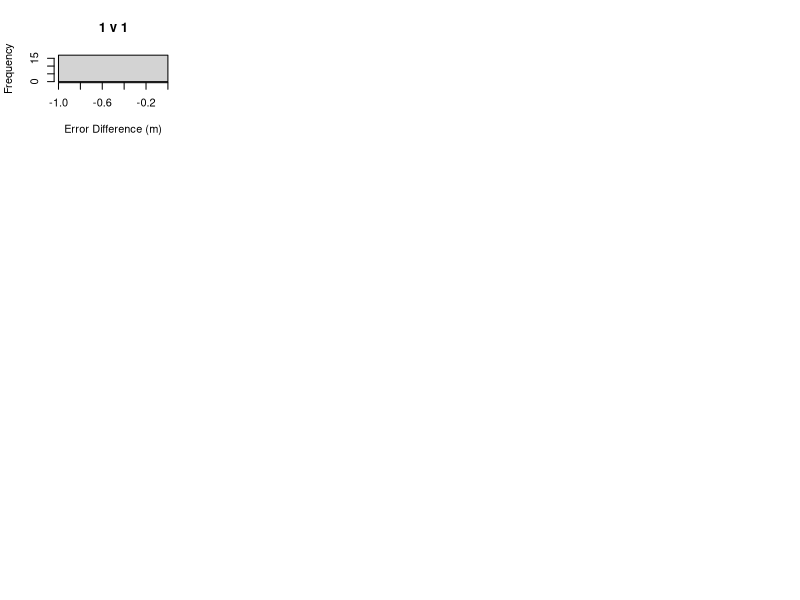

Reproduce this figure in R. (Note: this script raises an error after producing the figure.)
## ---- chunk 1
num_algorithms = 4
algorithm = list(num_algorithms)
algorithm[[1]] = read.csv("testresults1_NN.csv")
algorithm[[2]] = read.csv("testresults2_NN.csv")
algorithm[[3]] = read.csv("testresults3_NN.csv")
algorithm[[4]] = read.csv("testresults4_NN.csv")

#Statistics
for(floor in 0:2) {
  
  #Get the test cases on a certain floor for each algorithm
  floor_beac = list()
  for(i in 1:num_algorithms) {
    floor_beac[[i]] = algorithm[[i]][which(algorithm[[i]]$floor_true == floor),]
  }
  if(nrow(floor_beac[[1]]) == 0)
    next
  
  #Get the mean and std dev of each algorithm using 3 and 4 beacons
  for(n in 3:3) {
    
    for(i in 1:num_algorithms) {
        n_beac_1 = floor_beac[[i]][which(floor_beac[[i]]$top_n_beacons == n),]$error
        
        mean = mean(n_beac_1)
        stddev = sqrt(var(n_beac_1))
        
        string=paste0("(floor: ", floor, ", top n: ", n, ", algorithm: ", i, "): \n")
        string=paste0(string, "   mean 1:               ", mean, "\n")
        string=paste0(string, "   standard deviation 1: ", stddev, "\n")
        
        cat(string)
    }
  }
}

#Effectiveness
for(floor in 0:2) {
  
  #Get the test cases on a certain floor for each algorithm
  floor_beac = list()
  for(i in 1:num_algorithms) {
    floor_beac[[i]] = algorithm[[i]][which(algorithm[[i]]$floor_true == floor),]
  }
  if(nrow(floor_beac[[1]]) == 0)
    next
  
  #Compare the effectiveness of each algorithm using 3 and 4 beacons
  for(n in 3:3) {
    
    png(paste0(paste0("./Floor", floor, "_", n, "_beacons.png")))
    par(mfrow=c(4,4))
    
    #Compare the effectiveness of algorithm i against algorithm j
    for(i in 1:num_algorithms){
      for(j in 1:num_algorithms) {
        n_beac_1 = floor_beac[[i]][which(floor_beac[[i]]$top_n_beacons == n),]$error
        n_beac_2 = floor_beac[[j]][which(floor_beac[[j]]$top_n_beacons == n),]$error
        
        t_val = t.test(n_beac_1, n_beac_2, paired=TRUE)
        
        string=paste0("(floor: ", floor, ", top n: ", n, ", algorithms: ", i, " and ", j, "): \n")
        string=paste0(string, "   p Value:                ", t_val$p.value, "\n")
        
        cat(string)
        
        hist(n_beac_2 - n_beac_1, main = paste0(i, " v ", j), xlab="Error Difference (m)")
      }
    }
    
    dev.off()
  }
}

## ---- chunk 2
num_algorithms = 8
algorithm = list(num_algorithms)
algorithm[[1]] = read.csv("testresults1_NN.csv")
algorithm[[2]] = read.csv("testresults2_NN.csv")
algorithm[[3]] = read.csv("testresults3_NN.csv")
algorithm[[4]] = read.csv("testresults4_NN.csv")
algorithm[[5]] = read.csv("testresults1_ON.csv")
algorithm[[6]] = read.csv("testresults2_ON.csv")
algorithm[[7]] = read.csv("testresults3_ON.csv")
algorithm[[8]] = read.csv("testresults4_ON.csv")

#Remove FAKE_TEST, FAKE_TEST_1, and FAKE_TEST_2
for(i in 1:8)
{
  algorithm[[i]] = algorithm[[i]][which(algorithm[[i]]$testid != "FAKE_TEST"),]
  algorithm[[i]] = algorithm[[i]][which(algorithm[[i]]$testid != "FAKE_TEST_2"),]
  algorithm[[i]] = algorithm[[i]][which(algorithm[[i]]$testid != "FAKE_TEST_3"),]
}

png("./Figure.png")
par(mfrow=c(2,2))

floor_beac = list()
floor_beac[[1]] = algorithm[[1]][which(algorithm[[1]]$floor_true == 1),]
floor_beac[[5]] = algorithm[[5]][which(algorithm[[5]]$floor_true == 1),]
n_beac_1 = floor_beac[[1]][which(floor_beac[[1]]$top_n_beacons == 3),]$error
n_beac_2 = floor_beac[[5]][which(floor_beac[[5]]$top_n_beacons == 3),]$error
t_val = t.test(n_beac_1, n_beac_2, paired=TRUE)
string=paste0("(algorithm: ", 1, "): \n")
string=paste0(string, "   p Value:                ", t_val$p.value, "\n")
string=paste0(string, "   mean alg1:              ", mean(floo))
cat(string)
hist(n_beac_2 - n_beac_1, breaks=100, main = paste0("Algorithm ", 1), xlab="Error Difference (m)")

floor_beac[[2]] = algorithm[[2]][which(algorithm[[2]]$floor_true == 1),]
floor_beac[[6]] = algorithm[[6]][which(algorithm[[6]]$floor_true == 1),]
n_beac_1 = floor_beac[[2]][which(floor_beac[[2]]$top_n_beacons == 3),]$error
n_beac_2 = floor_beac[[6]][which(floor_beac[[6]]$top_n_beacons == 3),]$error
t_val = t.test(n_beac_1, n_beac_2, paired=TRUE)
string=paste0("(algorithm: ", 2, "): \n")
string=paste0(string, "   p Value:                ", t_val$p.value, "\n")
cat(string)
hist(n_beac_2 - n_beac_1, breaks=5, main = paste0("Algorithm ", 2), xlab="Error Difference (m)")

floor_beac[[3]] = algorithm[[3]][which(algorithm[[3]]$floor_true == 1),]
floor_beac[[7]] = algorithm[[7]][which(algorithm[[7]]$floor_true == 1),]
n_beac_1 = floor_beac[[3]][which(floor_beac[[3]]$top_n_beacons == 3),]$error
n_beac_2 = floor_beac[[7]][which(floor_beac[[7]]$top_n_beacons == 3),]$error
t_val = t.test(n_beac_1, n_beac_2, paired=TRUE)
string=paste0("(algorithm: ", 3, "): \n")
string=paste0(string, "   p Value:                ", t_val$p.value, "\n")
cat(string)
hist(n_beac_2 - n_beac_1, breaks=100, main = paste0("Algorithm ", 3), xlab="Error Difference (m)")

floor_beac[[4]] = algorithm[[4]][which(algorithm[[4]]$floor_true == 1),]
floor_beac[[8]] = algorithm[[8]][which(algorithm[[8]]$floor_true == 1),]
n_beac_1 = floor_beac[[4]][which(floor_beac[[4]]$top_n_beacons == 3),]$error
n_beac_2 = floor_beac[[8]][which(floor_beac[[8]]$top_n_beacons == 3),]$error
t_val = t.test(n_beac_1, n_beac_2, paired=TRUE)
string=paste0("(algorithm: ", 4, "): \n")
string=paste0(string, "   p Value:                ", t_val$p.value, "\n")
cat(string)
hist(n_beac_2 - n_beac_1, breaks=100, main = paste0("Algorithm ", 4), xlab="Error Difference (m)")

dev.off()

